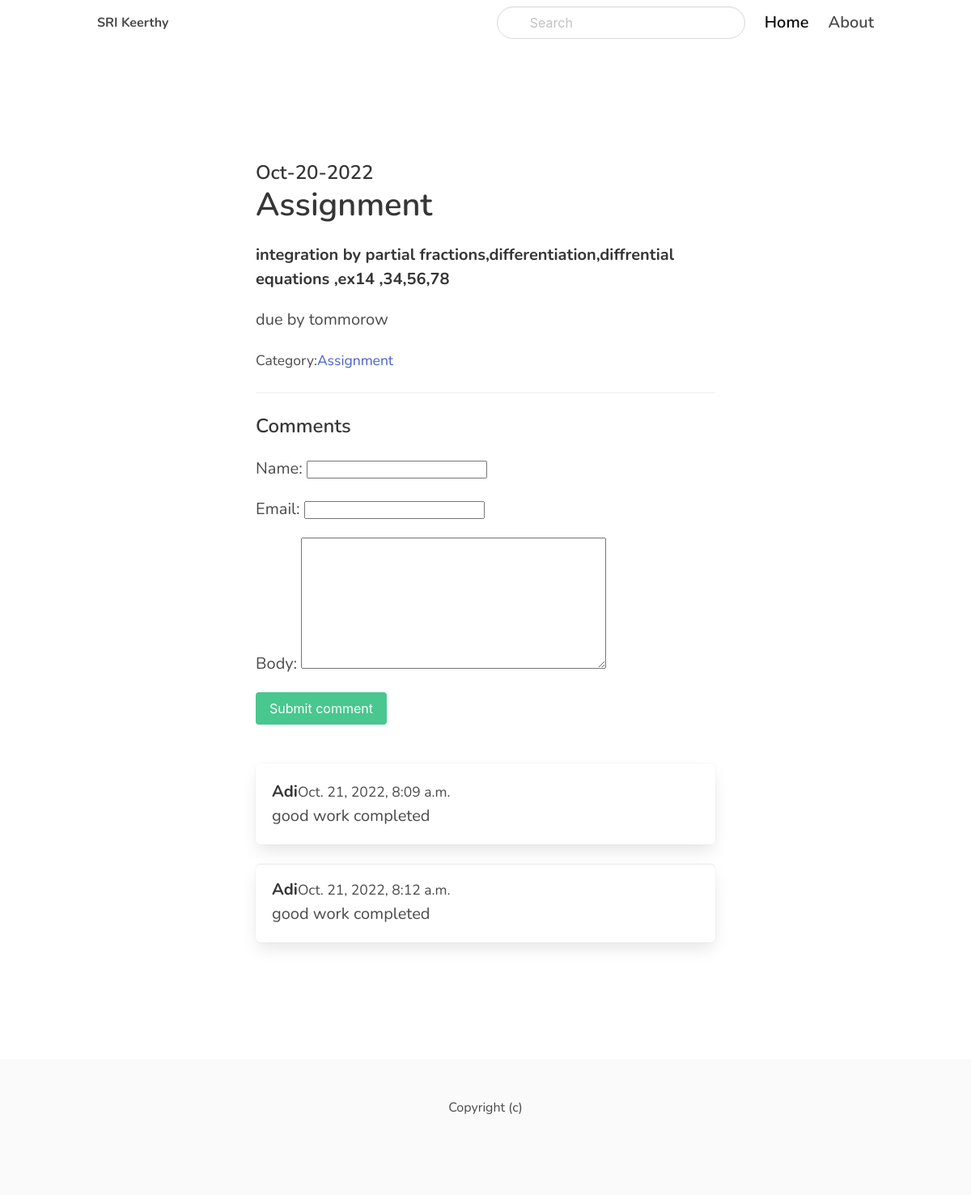
Page /assignment/assignment/ on the committed database.
### blog/models.py (models this page shows, shortened)
class Post(models.Model):
    ACTIVE ='active'
    DRAFT ='draft'
    CHOICES_STATUS =(
        (ACTIVE,'Active'),
        (DRAFT,'Draft')
    )
    category =models.ForeignKey(Category, related_name='posts',on_delete =models.CASCADE)
    title =models.CharField(max_length=255)
    slug =models.SlugField()
    intro =models.TextField()
    body =models.TextField()
    created_at =models.DateTimeField(auto_now_add=True)
    status =models.CharField(max_length=10, choices=CHOICES_STATUS ,default=ACTIVE)
    class Meta:
        ordering =('-created_at',)

class Category(models.Model):
    title =models.CharField(max_length=255)
    slug =models.SlugField()
    class Meta:
        ordering=('title',)
        verbose_name_plural= 'Categories'
    def __str__(self):
        return self.title

class Comments(models.Model):
    post =models.ForeignKey(Post, related_name='comments',on_delete =models.CASCADE)
    name=models.CharField(max_length=255)
    email=models.EmailField()
    body =models.TextField()
    created_at =models.DateTimeField(auto_now_add=True)

### blog/views.py (the view)
# urls.py: path('<slug:category_slug>/<slug:slug>/', views.detail ,name='post_detail'),
def detail(request,category_slug, slug):
    post = get_object_or_404(Post, slug=slug,status =Post.ACTIVE)
    if request.method =='POST':
        form=CommentForm(request.POST)
        if form.is_valid():
            comment = form.save(commit=False)
            comment.post =post
            comment.save()
            return redirect('post_detail', slug=slug)
    else:
        form= CommentForm()
    return render(request,'detail.html', {'post':post,'form':form})

### blog/forms.py
class CommentForm(forms.ModelForm):
    class Meta:
        model= Comments
        fields= ('name','email','body')

### templates/detail.html (shortened to what this page needs)
{% extends 'home.html'%}
{% block content %}
<section class="hero ">
    <div class="hero-body">
       <div class="container">
           <section class="section">
                <div class="columns">
                   <div class="column is-8 is-offset-2">
                          <div class="content is-medium">
                              <h2 class="subtitle is-4">{{ post.created_at| date:'M-d-Y' }}</h2>
                              <h1 class="title">{{ post.title }}</h1>
                              <p><strong>{{ post.intro }}</strong></p>
                              <p>{{ post.body }}</p>
                              <p><small>Category:<a href="{% url 'category_detail' post.category.slug %}">{{post.category }}</a> </small></p>
                              <hr>
                              <h2 class="subtitle is-4">Comments</h2>
                              <form  method="post" class="mb-6">
                                {{form.as_p}}
                                <div class="field">
                                    <div class="control">
                                        <button class="button is-success">Submit comment</button>
                                    </div>
                                </div>
                              </form>
                              {% for comment in post.comments.all %}
                              <article class="media box">
                                <div class="media-content">
                                    <strong>{{comment.name}}</strong><small>{{comment.created_at}}</small><br>
                                    {{comment.body}}
                                </div>
                              </article>
                              {% endfor %}
                         </div>
                   </div>
                </div>
           </section>
       </div>
    </div>
</section>
{% endblock%}

### templates/home.html (shortened to what this page needs)
{% load static%}
<!DOCTYPE html>
<html lang="en">
<head>
    <link rel="stylesheet" href="https://unpkg.com/bulma@0.9.2/css/bulma.min.css" />
    <link href="https://stackpath.bootstrapcdn.com/font-awesome/4.7.0/css/font-awesome.min.css" rel="stylesheet"integrity="sha384-wvfXpqpZZVQGK6TAh5PVlGOfQNHSoD2xbE+QkPxCAFlNEevoEH3Sl0sibVcOQVnN">
</head>
<body>
    <nav class="navbar">
        <div class="container">
          <div class="navbar-brand">
            <a class="navbar-item" href="/">
              <strong>SRI Keerthy</strong>
            </a>
          </div>
          <div id="navbarMenu" class="navbar-menu">
            <div class="navbar-end">
              <div class=" navbar-item">
                <form method="get" action="{% url 'search' %}">
                  <div class="control has-icons-left">
                  <input class="input is-rounded" name="query" type="text" placeholder="Search">
                  <span class="icon is-left">
                  </span>
                  </div>
                </form>
              </div>
              <a href="/" class="navbar-item is-active is-size-5 has-text-weight-semibold">
                Home
              </a>
              <a href ="/" class="navbar-item is-size-5 has-text-weight-semibold">
                About
              </a>
            </div>
          </div>
        </div>
      </nav>
    <section class="section">
        {% block content %}
        {% endblock %}
    </section>
    <footer class="footer">
        <div class="content has-text-centered">
            <p>
                Copyright (c)
            </p>
        </div>
    </footer>
</body>
</html>

### templates/home.html (style rules this page uses)
body { font-family: 'Nunito', sans-serif; }
nav.navbar { height: 6rem !important; box-shadow: 0 1px 3px 0 rgba(0, 0, 0, .1), 0 1px 2px 0 rgba(0, 0, 0, .06) !important; }

### rows in the picture
Post: created_at "Oct-20-2022", title "Assignment", intro "integration by partial fractions,differentiation,diffrential equations ,ex14 ,34,56,78", body "due by tommorow", category "Assignment"
Comments: name "Adi", created_at "Oct. 21, 2022, 8:09 a.m.", body "good work completed"
Comments: name "Adi", created_at "Oct. 21, 2022, 8:12 a.m.", body "good work completed"
